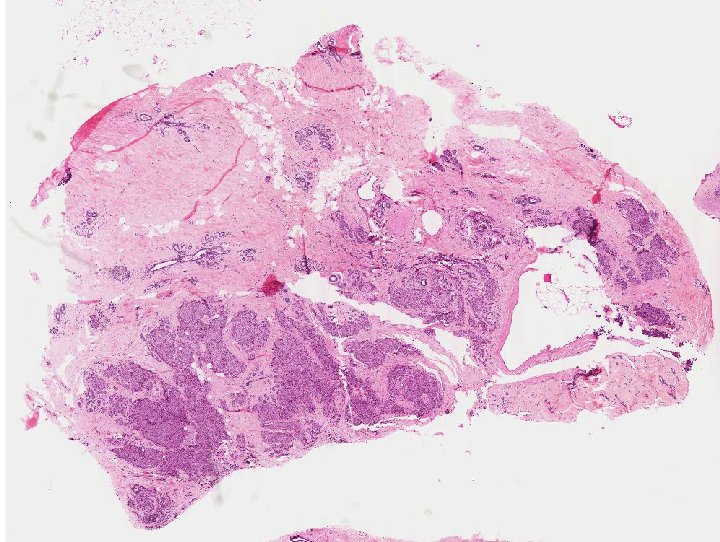
//> input picture cs_585/Assignment3/src/Assignment3/Assignment3/bcancer1.png, 720 x 542 px
$ ./CS585_Lab5   (built with g++ and OpenCV 4)
//> lines starting //> are read from the running program, lines starting //| are printed output that depends on the picture; after the words box and inside, x2 and y2 are one past the last pixel; in counts of white or black regions, pixels touching at a corner belong together
/**
*/

#include "stdafx.h"
#include "opencv2/core/core.hpp"
#include "opencv2/highgui/highgui.hpp"
#include "opencv2/imgproc/imgproc.hpp"
#include <iostream>
#include <algorithm> // for sort

using namespace cv;
using namespace std;

//Global variables
int thresh = 215;//220;
int thresh2 = 230;
int max_thresh = 255;
Mat src; Mat src_gray;
vector<Point> globalContours[5];

Mat binaryFold(Mat img3);
Mat doubleThreshold(Mat src_gray);
Mat findContours(Mat src, int a);

double calcCircularity(Moments m);
Mat skeleton(Mat img);

int myMax(int a, int b, int c);
int myMin(int a, int b, int c);
void mySkinDetect(Mat& src, Mat& dst);
void q1_2();
void q3();
void q4();
void q5();


	int morph_elem = 0;
	int morph_size = 1;
	int morph_operator = 0;
	int const max_operator = 4;
	int const max_elem = 2;
	int const max_kernel_size = 21;

	Mat element = getStructuringElement( morph_elem, Size( 2*morph_size + 1, 2*morph_size+1 ), Point( morph_size, morph_size ) );


// Semi Database Go Go Jagoob
struct image_Props{
	double area;
	double perimeter;
	double compactness;
	double orientation;
	double circularity;
	int holes;

};

image_Props details[5];


// main function
// [14 lines left out: function main, not called in this run]

void q1_2()
{
	Mat src1 = imread("bcancer1.png", 1);
//> src1 is the input picture: 542 rows x 720 cols, CV_8UC3; mean B, G, R 216.6, 197.1, 227.8
	Mat src2 = imread("bcancer2.png", 1);
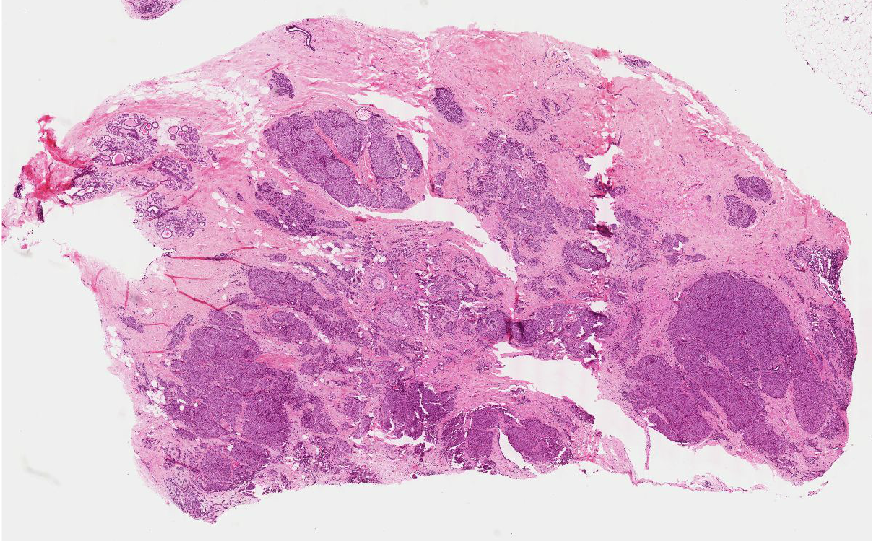
//> input picture cs_585/Assignment3/src/Assignment3/Assignment3/bcancer2.png, 872 x 541 px
//> src2 is the input picture: 541 rows x 872 cols, CV_8UC3; mean B, G, R 204.9, 174, 219
	Mat src3 = imread("bcancer3.png", 1);
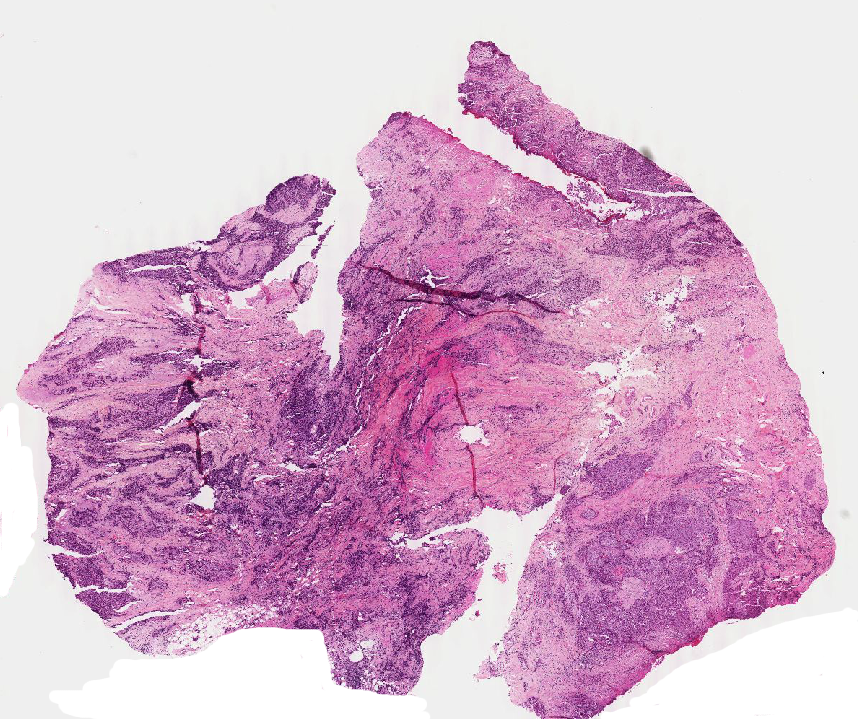
//> input picture cs_585/Assignment3/src/Assignment3/Assignment3/bcancer3.png, 858 x 719 px
//> src3 is the input picture: 719 rows x 858 cols, CV_8UC3; mean B, G, R 203.8, 175.8, 214
	Mat src4 = imread("bcancer4.png", 1);
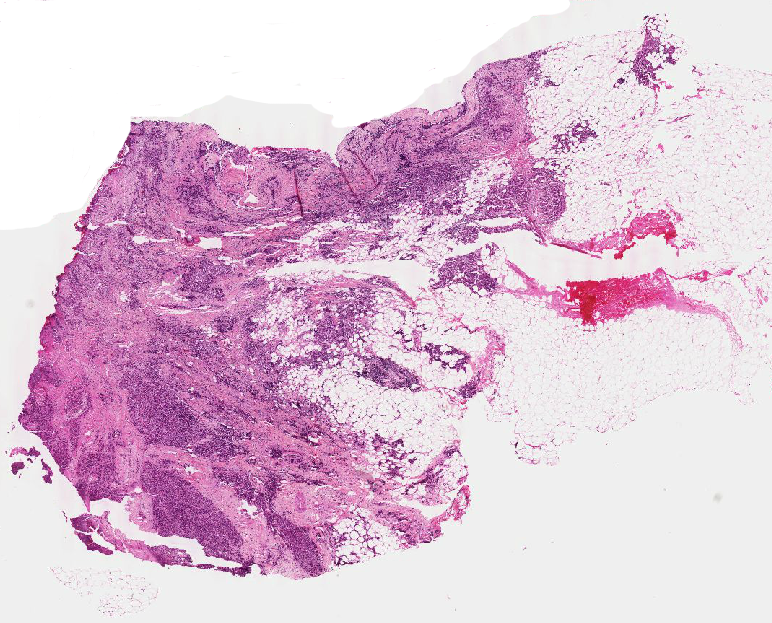
//> input picture cs_585/Assignment3/src/Assignment3/Assignment3/bcancer4.png, 772 x 623 px
//> src4 is the input picture: 623 rows x 772 cols, CV_8UC3; mean B, G, R 215.5, 194.6, 222.9
	Mat tmp[] = {src1, src2, src3, src4};

	int morph_elem = 0;
	int morph_size = 1;
	int morph_operator = 0;
	int const max_operator = 4;
	int const max_elem = 2;
	int const max_kernel_size = 21;
	vector <vector<Point2i>> blobs;

	Mat element = getStructuringElement( morph_elem, Size( 2*morph_size + 1, 2*morph_size+1 ), Point( morph_size, morph_size ) );


	namedWindow("Source", CV_WINDOW_AUTOSIZE );
	Mat threshed[4];

	for(int i = 0; i < 4 ; i++){
		 // Convert image to gray
		//imshow( "Source" + i, src_gray );

		cvtColor( tmp[i], src_gray, CV_BGR2GRAY );
		threshed[i] = doubleThreshold(src_gray);

//		imshow("After double" + std::to_string(i), threshed[i]);

		morphologyEx( threshed[i], threshed[i], MORPH_CLOSE, element ); /// Apply the specified morphology operation

		//imshow("after morph" + std::to_string(i), threshed[i]);

		morphologyEx( threshed[i], threshed[i], MORPH_CLOSE, element ); /// Apply the specified morphology operation

		//imshow("after morph2" + std::to_string(i), threshed[i]);

		//find largest contour

		Mat contour_output = findContours(threshed[i], i);

		Mat contour_outputRev = contour_output == 0;

		//imshow( "Contours"+ std::to_string(i), contour_outputRev);

		details[i].perimeter = globalContours[i].size();
		details[i].area = contourArea(globalContours[i]);

		details[i].compactness = (details[i].perimeter * details[i].perimeter)/details[i].area;


		//Moments
		Moments mom = moments( globalContours[i], true );

		details[i].orientation = .5*atan((2*mom.mu11)/(mom.mu20 - mom.mu02));
		cout << "orientation" << i << " : "<< details[i].orientation << endl;

		details[i].circularity = calcCircularity(mom);


		cout << "Image " << i << " p,a,c,h,circ "<< details[i].perimeter << " , " << details[i].area << " , " << details[i].compactness << ", "<< blobs.size() << " , " << details[i].circularity <<endl;


	}
//> this loop made 4 passes
//> (b in calcCircularity, e_min in calcCircularity, e_max in calcCircularity) on passes 1, 3: (-270545328.5, 2.45e+09, 6.47e+09), (-361504241.2, 7.18e+09, 1.43e+10)
//> (a in calcCircularity, b in calcCircularity, c in calcCircularity, e_min in calcCircularity, e_max in calcCircularity) on passes 2, 4: (1.31e+10, 677495545.1, 4.56e+09, 4.54e+09, 1.32e+10), (6.06e+09, -1.96e+09, 3.74e+09, 3.38e+09, 6.42e+09)
//| The number of contours detected is: 285
//| The number of contours detected is: 189
//| The number of contours detected is: 98
//| The number of contours detected is: 857
//> pass 1, in doubleThreshold, `thres_output1 = src < thresh;`:
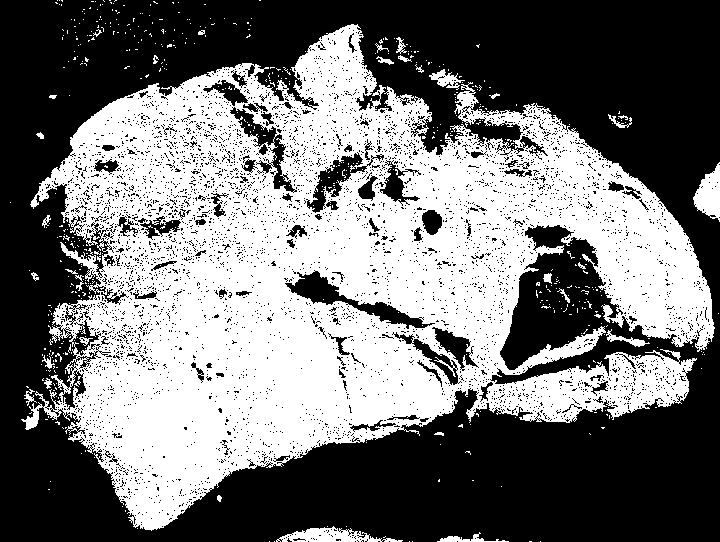
//> thres_output1: 542 rows x 720 cols, CV_8UC1; 45.6% white; 545 white regions (512 under 20 px), largest, box (x1, y1, x2, y2) and area: (21, 24, 715, 531) 172665, (276, 526, 403, 542) 991, (693, 162, 720, 222) 955
//> pass 1, in doubleThreshold, `thres_output2 = src < thresh2;`:
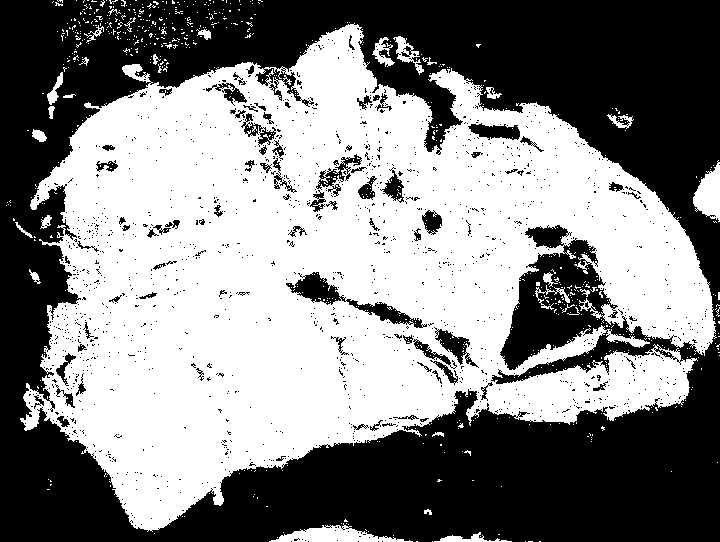
//> thres_output2: 542 rows x 720 cols, CV_8UC1; 52% white; 1398 black regions (1319 under 20 px), largest, box (x1, y1, x2, y2) and area: (0, 0, 720, 542) 175871, (286, 272, 427, 328) 1634, (434, 327, 479, 368) 603
//> pass 1, in q1_2, `Mat contour_output = findContours(threshed[i], i);`:
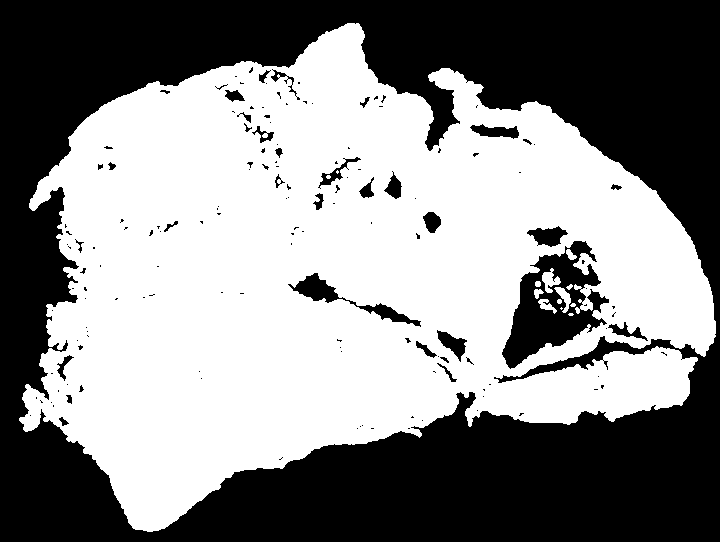
//> contour_output: 542 rows x 720 cols, CV_8UC3; 53.5% white; 153 black regions (119 under 20 px), largest, box (x1, y1, x2, y2) and area: (0, 0, 720, 542) 169533, (502, 241, 609, 369) 6133, (288, 273, 421, 327) 1271
//> after the loop:
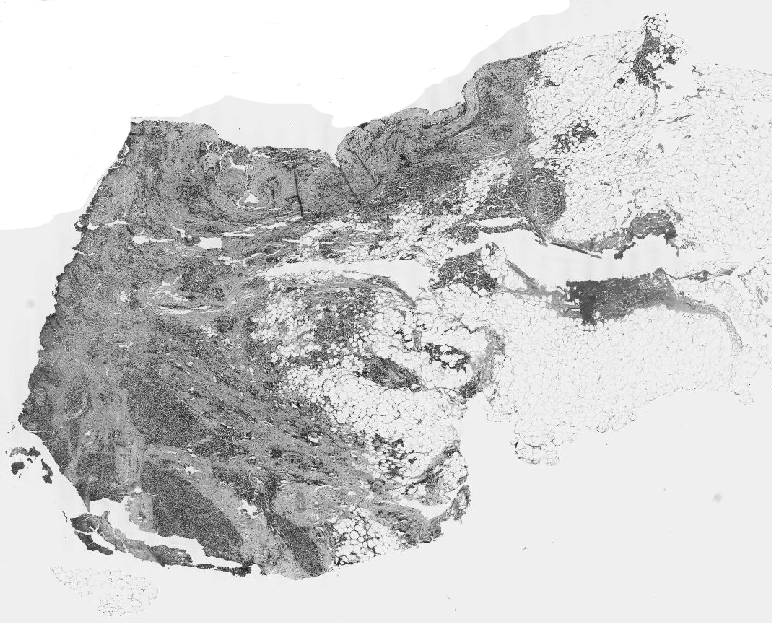
//> src_gray: 623 rows x 772 cols, CV_8UC1; min 13, max 255, mean 205.4
}

// [200 lines left out: functions q3, q4, q5, skeleton, mySkinDetect, myMax and 1 more, not called in this run]


Mat doubleThreshold(Mat src)
{
	Mat thres_output1;
	Mat thres_output2;
	thres_output1 = src < thresh;
	thres_output2 = src < thresh2;

	Mat threshoutput = Mat::zeros(Size(src.cols, src.rows), thres_output1.type());

	for(int j = 0; j < thres_output1.cols; j++)
	{
		for (int i = 0; i < thres_output1.rows; i++)
		{
			uchar pixel1 = thres_output1.at<uchar>(i,j);
			uchar pixel2 = thres_output2.at<uchar>(i,j);


			if(pixel1 == 255)
			{
				threshoutput.at<uchar>(i,j) = 255;
			}
			else if (pixel2 == 0){
				threshoutput.at<uchar>(i,j) = 0;
			}
			else if(pixel1 == 0 && pixel2 == 255 && i < src.rows - 1 && j < src.cols - 1 && i > 0 && j > 0)
			{

				//cout << "i,j  " << i << " , " << j << endl;

				if (thres_output1.at<uchar>(i-1, j) == 255 || thres_output1.at<uchar>(i + 1, j) || thres_output1.at<uchar>(i, j - 1) || thres_output1.at<uchar>(i, j + 1))
				{
					threshoutput.at<uchar>(i,j) = 255;
				}


				else
				{
					threshoutput.at<uchar>(i,j) = 0;
				}

			}
			else
			{
				threshoutput.at<uchar>(i,j) = 0;
			}


		}
	}

	// [4 lines of commented-out code are left out]

	return threshoutput;


}

Mat findContours(Mat src, int a)
{

	Mat thres_output;
	vector<vector<Point>> contours;
	vector<Vec4i> hierarchy;

	// Find contours
	// Documentation for finding contours: http://docs.opencv.org/modules/imgproc/doc/structural_analysis_and_shape_descriptors.html?highlight=findcontours#findcontours
	findContours(src, contours, hierarchy, CV_RETR_TREE, CV_CHAIN_APPROX_SIMPLE, Point(0, 0) );

	Mat contour_output = Mat::zeros( src.size(), CV_8UC3 );
	cout << "The number of contours detected is: " <<  contours.size() << endl;

	// Find largest contour
	int maxsize = 0;
	int maxind = 0;
	Rect boundrec;
	for(int i = 0; i < contours.size(); i++ )
	{
		// Documentation on contourArea: http://docs.opencv.org/modules/imgproc/doc/structural_analysis_and_shape_descriptors.html#
		double area = contourArea(contours[i]);
		if (area > maxsize) {
			maxsize = area;
			maxind = i;
			boundrec = boundingRect(contours[i]);
		}
	}

	// Draw contours
	// Documentation for drawing contours: http://docs.opencv.org/modules/imgproc/doc/structural_analysis_and_shape_descriptors.html?highlight=drawcontours#drawcontours
	drawContours(contour_output, contours, maxind, 	Scalar(255, 255, 255), CV_FILLED, 8, hierarchy);
	drawContours(contour_output, contours, maxind, Scalar(255,255,255), 2, 8, hierarchy);

	// [10 lines of commented-out code are left out]
	globalContours[a] = contours[maxind];

	//Find Holes:
	int holes = 0;
	for(vector<Vec4i>::size_type idx=0; idx<hierarchy.size(); ++idx)
    {
        if(hierarchy[idx][3] != -1)
           holes++;
    }
	details[a].holes = holes;
	cout << "Holes "<< a << ": " <<  details[a].holes;


	return contour_output;
}

double calcCircularity(Moments m)
{
	double a = m.mu20;
	double b = m.mu11;
	double c = m.mu02;
	double e_min = (a + c)*.5 - (a - c)*.5*((a-c)/sqrt((a-c)*(a-c)+b*b)) -b*.5*(b/sqrt((a-c)*(a-c)+b*b));
	double e_max = (a + c)*.5 - (a - c)*.5*(-(a-c)/sqrt((a-c)*(a-c)+b*b))-b*.5*(-b/sqrt((a-c)*(a-c)+b*b));
	return e_min/e_max;
}


// [83 lines left out: function binaryFold, not called in this run]

// added to run one function of the file
int main() { q1_2(); }
